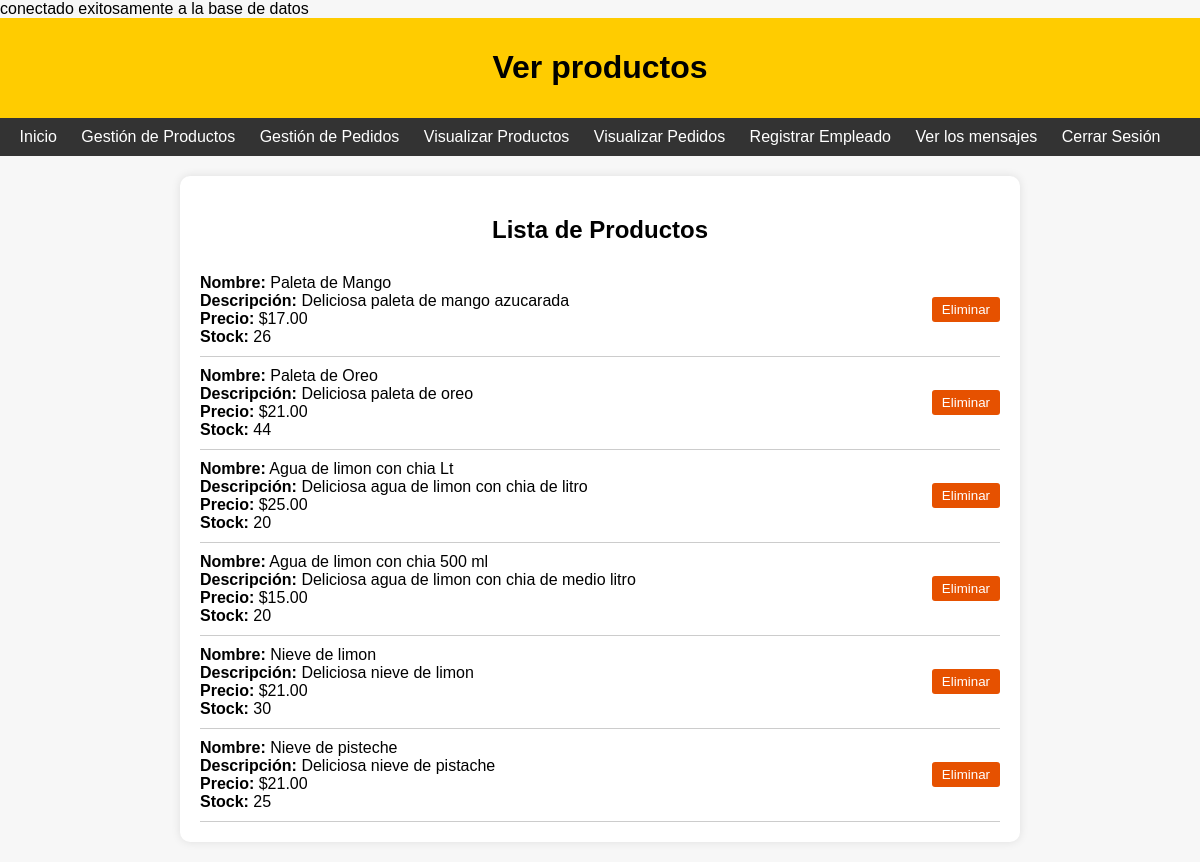
The page /productos.php (signed in) on the database its author committed.
### tables this page shows
CREATE TABLE `productos` (
  `id` int(100) NOT NULL,
  `nombre` varchar(100) NOT NULL,
  `descripcion` text NOT NULL,
  `precio` decimal(10,2) NOT NULL,
  `stock` int(150) NOT NULL
);

### productos.php (the view, shortened to what this page needs)
<?php
include 'conexion.php';
$sql = "SELECT * FROM productos";
$resultado = $conexion->query($sql);
?>
<!DOCTYPE html>
<html lang="es">
<head>
</head>
<body>
<header>
        <h1>Ver productos</h1>
    </header>
    <div class="navbar">
        <a href="inicio_admin.php">Inicio</a>
        <a href="gestion_productos.php">Gestión de Productos</a>
        <a href="gestion_pedidos.php">Gestión de Pedidos</a>
        <a href="productos.php">Visualizar Productos</a>
        <a href="ver_pedidos.php">Visualizar Pedidos</a>
        <a href="registrar_empleado.php">Registrar Empleado</a>
        <a href="ver_mensajes.php">Ver los mensajes</a>
        <a href="cerrar_sesion.php">Cerrar Sesión</a>
    </div>
    <div class="productos-container">
        <h2>Lista de Productos</h2>
        <?php
        if ($resultado->num_rows > 0) {
            while ($row = $resultado->fetch_assoc()) {
                echo '<div class="producto">';
                echo '<div class="producto-info">';
                echo '<strong>Nombre:</strong> ' . $row['nombre'] . '<br>';
                echo '<strong>Descripción:</strong> ' . $row['descripcion'] . '<br>';
                echo '<strong>Precio:</strong> $' . $row['precio'] . '<br>';
                echo '<strong>Stock:</strong> ' . $row['stock'] . '<br>';
                echo '</div>';
                echo '<div class="producto-actions">';
                echo '<button class="eliminar-btn" onclick="eliminarProducto(' . $row['id'] . ')">Eliminar</button>';
                echo '</div>';
                echo '</div>';
            }
        } else {
            echo 'No se encontraron productos.';
        }
        ?>
    </div>
</body>
</html>

### productos.php (style rules this page uses)
body { font-family: Arial, sans-serif; margin: 0; padding: 0; background-color: #f7f7f7; }
.navbar { background-color: #333; color: #fff; text-align: center; padding: 10px; }
.navbar a { color: #fff; text-decoration: none; margin-right: 20px; }
.productos-container { max-width: 800px; margin: 20px auto; padding: 20px; background-color: #fff; border-radius: 10px; box-shadow: 0 0 10px rgba(0, 0, 0, 0.1); }
.productos-container h2 { text-align: center; margin-bottom: 20px; }
.producto { border-bottom: 1px solid #ccc; padding: 10px 0; display: flex; justify-content: space-between; }
.producto-info { flex-grow: 1; }
.producto-actions { display: flex; align-items: center; }
.eliminar-btn { background-color: #e65100; color: #fff; border: none; padding: 5px 10px; margin-left: 10px; border-radius: 3px; cursor: pointer; transition: background-color 0.3s ease; }
header { background-color: #ffcc00; padding: 10px; text-align: center; }

### rows shown on the page
productos: nombre "Paleta de Mango", descripcion "Deliciosa paleta de mango azucarada", precio "17.00", stock "26"
productos: nombre "Paleta de Oreo", descripcion "Deliciosa paleta de oreo", precio "21.00", stock "44"
productos: nombre "Agua de limon con chia Lt", descripcion "Deliciosa agua de limon con chia de litro", precio "25.00", stock "20"
productos: nombre "Agua de limon con chia 500 ml", descripcion "Deliciosa agua de limon con chia de medio litro", precio "15.00", stock "20"
productos: nombre "Nieve de limon", descripcion "Deliciosa nieve de limon", precio "21.00", stock "30"
productos: nombre "Nieve de pisteche", descripcion "Deliciosa nieve de pistache", precio "21.00", stock "25"
